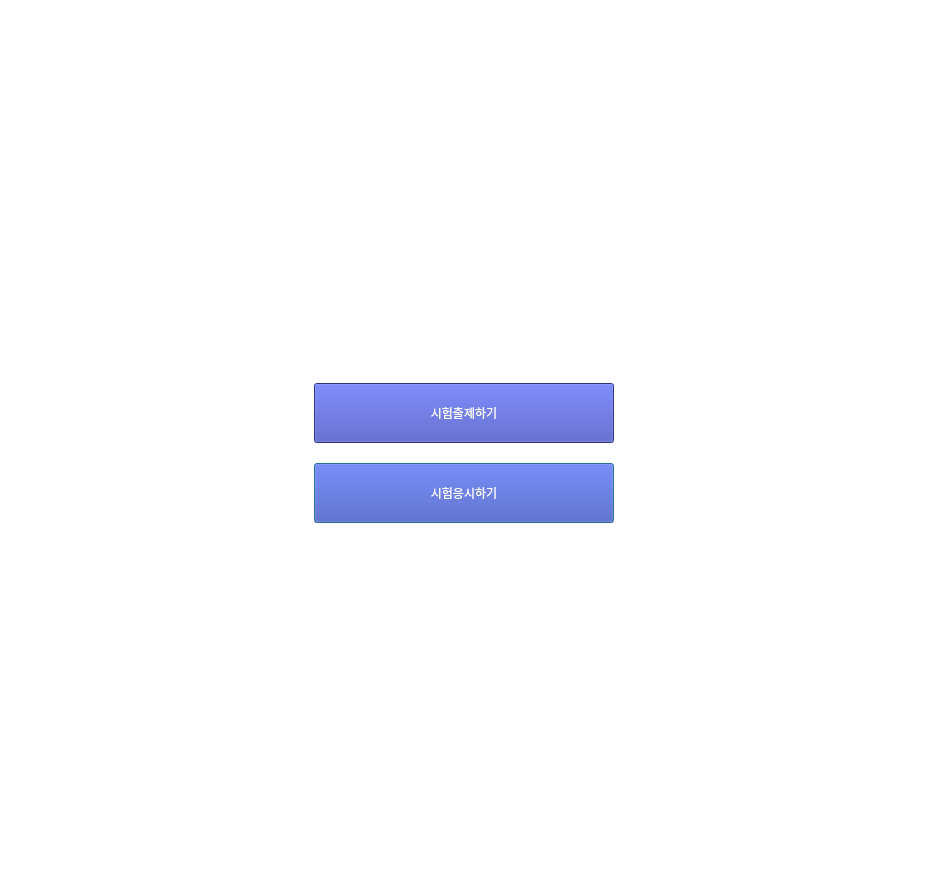
<?xml version="1.0" encoding="UTF-8"?>
<ui version="4.0">
 <class>Enter</class>
 <widget class="QDialog" name="Enter">
  <property name="geometry">
   <rect>
    <x>0</x>
    <y>0</y>
    <width>927</width>
    <height>872</height>
   </rect>
  </property>
  <property name="windowTitle">
   <string>Anti-Cheating</string>
  </property>
  <property name="windowIcon">
   <iconset>
    <normaloff>image/logo.png</normaloff>image/logo.png</iconset>
  </property>
  <property name="styleSheet">
   <string notr="true">background-color: rgb(255, 255, 255);</string>
  </property>
  <layout class="QGridLayout" name="gridLayout_2">
   <item row="0" column="1">
    <spacer name="verticalSpacer">
     <property name="orientation">
      <enum>Qt::Vertical</enum>
     </property>
     <property name="sizeHint" stdset="0">
      <size>
       <width>20</width>
       <height>126</height>
      </size>
     </property>
    </spacer>
   </item>
   <item row="1" column="0">
    <spacer name="horizontalSpacer">
     <property name="orientation">
      <enum>Qt::Horizontal</enum>
     </property>
     <property name="sizeHint" stdset="0">
      <size>
       <width>141</width>
       <height>20</height>
      </size>
     </property>
    </spacer>
   </item>
   <item row="1" column="1" colspan="2">
    <layout class="QGridLayout" name="gridLayout">
     <property name="verticalSpacing">
      <number>20</number>
     </property>
     <item row="0" column="0">
      <widget class="QLabel" name="label">
       <property name="text">
        <string/>
       </property>
      </widget>
     </item>
     <item row="2" column="0">
      <widget class="QPushButton" name="btn_enter">
       <property name="sizePolicy">
        <sizepolicy hsizetype="Fixed" vsizetype="Fixed">
         <horstretch>0</horstretch>
         <verstretch>0</verstretch>
        </sizepolicy>
       </property>
       <property name="minimumSize">
        <size>
         <width>300</width>
         <height>60</height>
        </size>
       </property>
       <property name="styleSheet">
        <string notr="true">background-color: rgb(62, 74, 184);

font: 57 10pt &quot;에스코어 드림 5 Medium&quot;;
color: rgb(255, 255, 255);</string>
       </property>
       <property name="text">
        <string>시험응시하기</string>
       </property>
      </widget>
     </item>
     <item row="1" column="0">
      <widget class="QPushButton" name="btn_prepare">
       <property name="sizePolicy">
        <sizepolicy hsizetype="Fixed" vsizetype="Fixed">
         <horstretch>0</horstretch>
         <verstretch>0</verstretch>
        </sizepolicy>
       </property>
       <property name="minimumSize">
        <size>
         <width>300</width>
         <height>60</height>
        </size>
       </property>
       <property name="styleSheet">
        <string notr="true">background-color: rgb(62, 74, 184);

font: 57 10pt &quot;에스코어 드림 5 Medium&quot;;
color: rgb(255, 255, 255);</string>
       </property>
       <property name="text">
        <string>시험출제하기</string>
       </property>
      </widget>
     </item>
    </layout>
   </item>
   <item row="1" column="3">
    <spacer name="horizontalSpacer_2">
     <property name="orientation">
      <enum>Qt::Horizontal</enum>
     </property>
     <property name="sizeHint" stdset="0">
      <size>
       <width>140</width>
       <height>20</height>
      </size>
     </property>
    </spacer>
   </item>
   <item row="2" column="2">
    <spacer name="verticalSpacer_2">
     <property name="orientation">
      <enum>Qt::Vertical</enum>
     </property>
     <property name="sizeHint" stdset="0">
      <size>
       <width>20</width>
       <height>126</height>
      </size>
     </property>
    </spacer>
   </item>
  </layout>
 </widget>
 <resources/>
 <connections/>
</ui>
